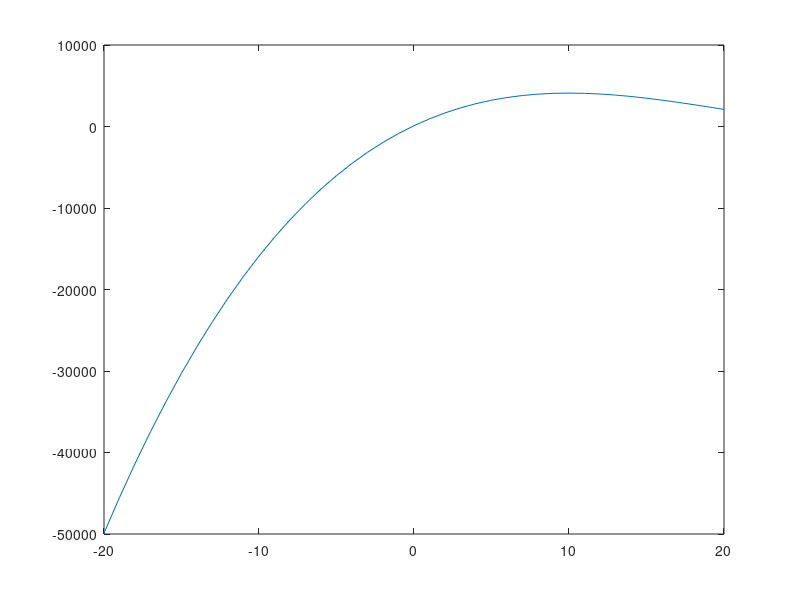
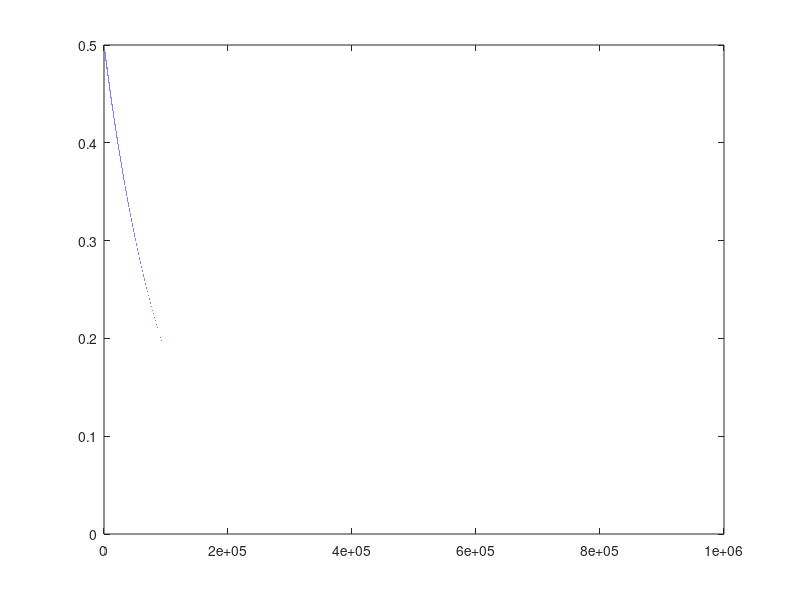

The MATLAB script that drew these images, in order:
function plots

    %/////////////////////////////////////////////////////
    %
    % Plot objective function
    %
    x = -20:20;
    y = x.^3 - 60 * x.^2 + 900 * x + 100;
    figure(1);
    plot(x, y);
    max = max(y)
    %/////////////////////////////////////////////////////
    
    %/////////////////////////////////////////////////////
    %
    % Plot cooling rate (exponential) function
    %
    %tmax = 1e3;
    %tmax = 1e5;
    tmax = 1e6;
    % Rate increment variable
    t = 0 : tmax;
    %
    % SA parameters
    %    
    % Temperature bounds
    %Tmax = 0.05;
    Tmax = 0.5;
    % Rate
    %R =    0.001;
    %R =    0.0001;
    R =    0.00001;
    
    y = Temp(t, Tmax, R);
   
    figure(2);
    plot(t, y);
    %/////////////////////////////////////////////////////

end


% Temperature actualization
function newtemp = Temp(t, Tmax, R)
    newtemp = Tmax * exp(-R * t);
end





















